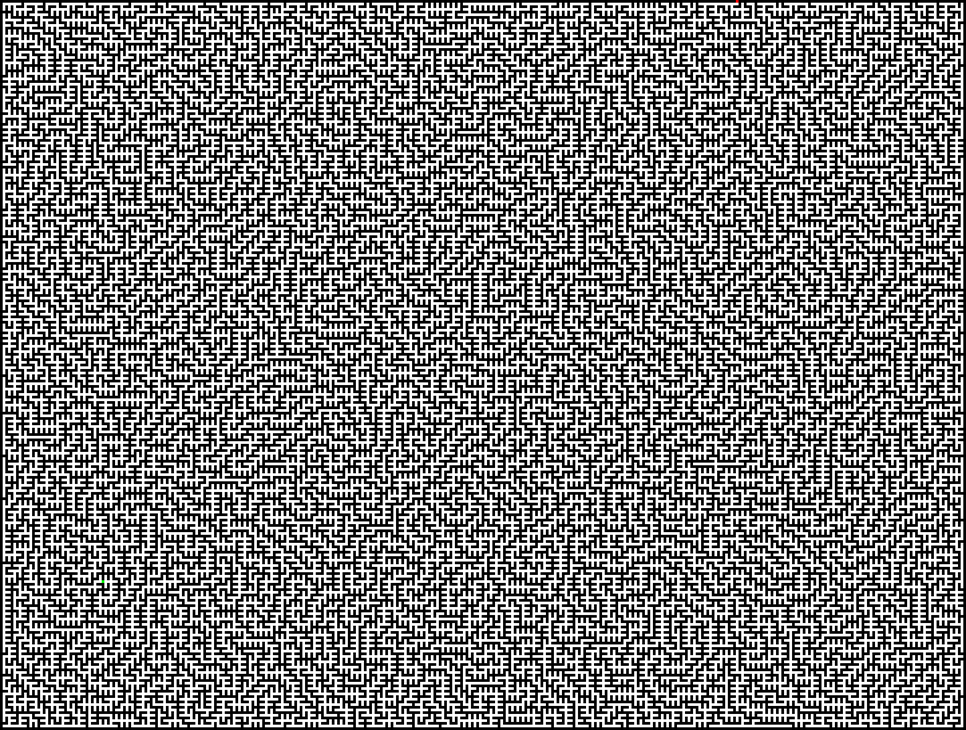
#> input picture akasec/so_long/image.png, 966 x 730 px, shrunk from 1805 x 1365 before the run
$ python c.py
#> lines starting #> are read from the running program, lines starting #| are printed output that depends on the picture
import numpy as np
from PIL import Image
from collections import deque

def load_image(image_path):
#> called with image_path = 'image.png'
    img = Image.open(image_path)
#> img is the input picture: PIL image 966x730 RGB; mean R, G, B 126.7, 126.7, 126.7
    return img

def find_start_end(img):
    start = None
    end = None
    pixels = img.load()
    width, height = img.size
#> width = 966; height = 730
    for x in range(width):
        for y in range(height):
            r, g, b = pixels[x, y][:3]
            if (r, g, b) == (0, 255, 0):  # green
                start = (x, y)
            elif (r, g, b) == (255, 0, 0):  # red
                end = (x, y)
    return start, end

def convert_to_binary_maze(img):
    pixels = img.load()
    width, height = img.size
    maze = np.zeros((height, width), dtype=int)
    for x in range(width):
        for y in range(height):
            r, g, b = pixels[x, y][:3]
            if (r, g, b) == (0, 0, 0):  # black
                maze[y, x] = 1
            else:
                maze[y, x] = 0
    return maze

def bfs(maze, start, end):
    rows, cols = maze.shape
    queue = deque([(start, [start])])
    visited = set()
    visited.add(start)

    # Directions: up, down, left, right, up-left, up-right, down-left, down-right
    directions = [(-1, 0), (1, 0), (0, -1), (0, 1),
                  (-1, -1), (-1, 1), (1, -1), (1, 1)]
    direction_names = ["move up", "move down", "move left", "move right",
                       "move up-left", "move up-right", "move down-left", "move down-right"]

    while queue:
        (x, y), path = queue.popleft()

        if (x, y) == end:
            return path

        for direction, name in zip(directions, direction_names):
            nx, ny = x + direction[0], y + direction[1]

            if 0 <= nx < cols and 0 <= ny < rows and maze[ny, nx] == 0 and (nx, ny) not in visited:
                queue.append(((nx, ny), path + [(nx, ny)]))
                visited.add((nx, ny))

    return None

def path_to_moves_aggregated(path):
    moves = []
    directions = {
        (0, -1): "up", (0, 1): "down", (-1, 0): "left", (1, 0): "right",
        (-1, -1): "up-left", (-1, 1): "up-right", (1, -1): "down-left", (1, 1): "down-right"
    }

    count = 1
    for (x1, y1), (x2, y2) in zip(path, path[1:]):
        move = (x2 - x1, y2 - y1)

        if moves and moves[-1] == directions[move]:
            count += 1
            if count == 4:
                count = 1
                moves.append(directions[move])
        else:
            count = 1
            moves.append(directions[move])

def draw_path(img, path):
    pixels = img.load()
    for (x, y) in path:
        pixels[x, y] = (218, 165, 32)  # blue
    img.save("solved_maze.png")

# Load the image
image_path = "image.png"
img = load_image(image_path)

# Find start (green) and end (red) points
start, end = find_start_end(img)
#> start = (103, 581); end = (737, 1)
if start is None or end is None:
    raise ValueError("Start or end point not found in the maze")

# Convert image to binary maze
maze = convert_to_binary_maze(img)
#> after the loop in convert_to_binary_maze, `for x in range(width):`:
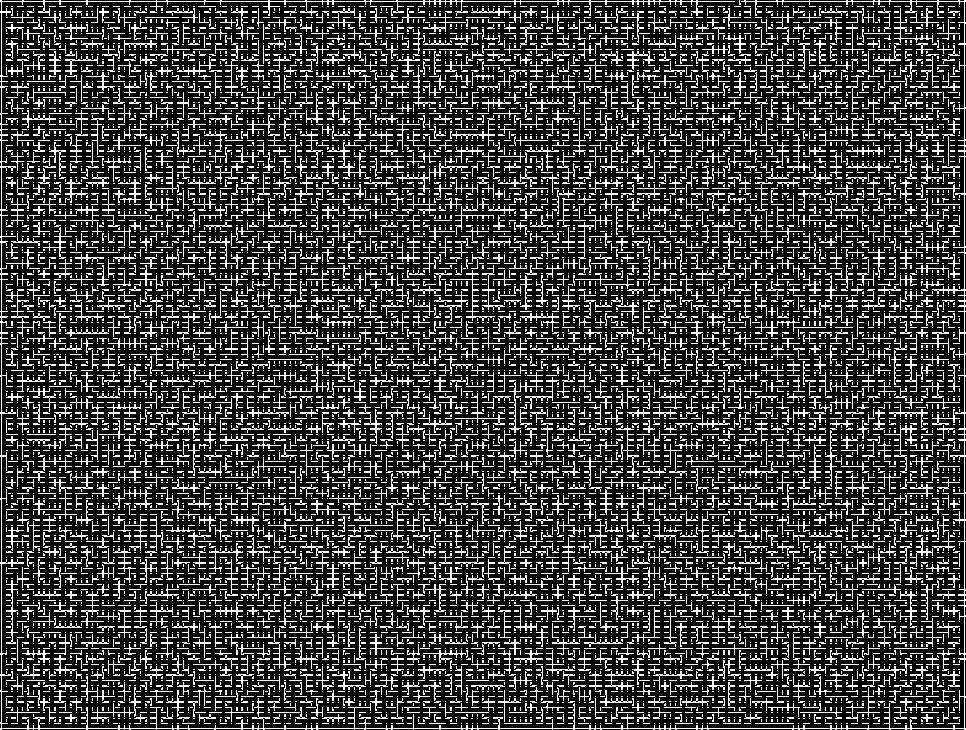
#> maze: shape (730, 966) int64; values 0 (black) and 1 (white), 23% white in thin lines or dots

# Find the path using BFS
path = bfs(maze, start, end)
#> the loop in bfs, `while queue:` made 473237 passes
#> (x, y, path) on passes 2 to 4: (102, 581, [(103, 581), (102, 581)]), (104, 581, [(103, 581), (104, 581)]), (103, 580, [(103, 581), (103, 580)])
#> after the loop in bfs, `while queue:`: visited = 473936 items
#> path = 773 pairs, first value 103 to 737, second value 1 to 583
if path is None:
    print("No path found from start to end")
else:
    # # Convert the path to moves
    moves = path_to_moves_aggregated(path)
#> the loop in path_to_moves_aggregated, `for (x1, y1), (x2, y2) in zip(path, path[1:]):` made 772 passes
#> (x1, y1, x2, y2, move) on passes 1 to 12: (103, 581, 104, 581, (1, 0)), (104, 581, 105, 581, (1, 0)), (105, 581, 106, 581, (1, 0)), (106, 581, 107, 581, (1, 0)), (107, 581, 108, 581, (1, 0)), (108, 581, 109, 581, (1, 0)), (109, 581, 110, 581, (1, 0)), (110, 581, 111, 581, (1, 0)), (111, 581, 112, 581, (1, 0)), (112, 581, 113, 581, (1, 0)), (113, 581, 114, 581, (1, 0)), (114, 581, 115, 581, (1, 0))
#> after the loop in path_to_moves_aggregated, `for (x1, y1), (x2, y2) in zip(path, path[1:]):`: moves = 363 items, first 6: 'right', 'right', 'right', 'right', 'right', 'down-left'
    # with open("moves.txt", "w") as f:
    #     f.write(" ".join(moves))
    # print("Moves written to moves.txt")
    draw_path(img, path)
#> the loop in draw_path, `for (x, y) in path:` made 773 passes
#> (x, y) on passes 1 to 3: (103, 581), (104, 581), (105, 581)
#> in draw_path, `img.save("solved_maze.png")`:
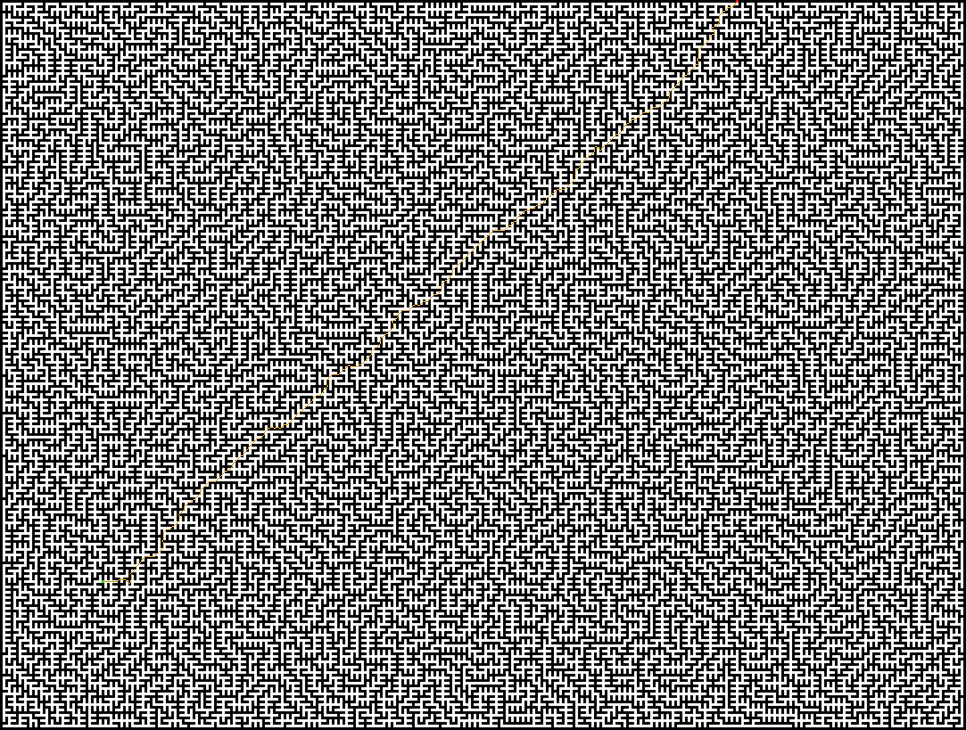
#> saved as solved_maze.png: PIL image 966x730 RGB; mean R, G, B 126.8, 126.7, 126.6
    print("Path found and drawn on solved_maze.png")
